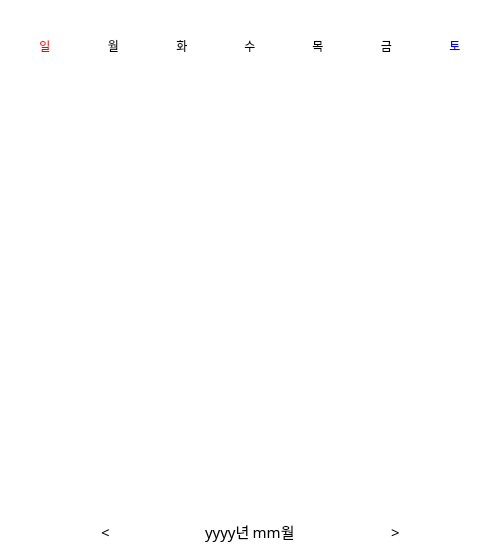
           <widget class="QFrame" name="calendarFrame">
            <property name="sizePolicy">
             <sizepolicy hsizetype="Preferred" vsizetype="Preferred">
              <horstretch>100</horstretch>
              <verstretch>0</verstretch>
             </sizepolicy>
            </property>
            <property name="minimumSize">
             <size>
              <width>500</width>
              <height>555</height>
             </size>
            </property>
            <property name="styleSheet">
             <string notr="true">background-color: rgb(255, 255, 255);
border-radius: 0px;
font: 75 11pt &quot;나눔고딕 ExtraBold&quot;;</string>
            </property>
            <property name="frameShape">
             <enum>QFrame::StyledPanel</enum>
            </property>
            <property name="frameShadow">
             <enum>QFrame::Raised</enum>
            </property>
            <layout class="QGridLayout" name="gridLayout_3">
             <item row="1" column="3">
              <widget class="QLabel" name="yearNdate">
               <property name="font">
                <font>
                 <family>나눔고딕 ExtraBold</family>
                 <pointsize>11</pointsize>
                 <weight>9</weight>
                 <italic>false</italic>
                 <bold>false</bold>
                </font>
               </property>
               <property name="toolTipDuration">
                <number>-4</number>
               </property>
               <property name="styleSheet">
                <string notr="true">background-color: 255, 255, 255</string>
               </property>
               <property name="text">
                <string>yyyy년 mm월</string>
               </property>
               <property name="alignment">
                <set>Qt::AlignLeading|Qt::AlignLeft|Qt::AlignVCenter</set>
               </property>
              </widget>
             </item>
             <item row="1" column="5">
              <widget class="QPushButton" name="goNext">
               <property name="sizePolicy">
                <sizepolicy hsizetype="Fixed" vsizetype="Fixed">
                 <horstretch>0</horstretch>
                 <verstretch>0</verstretch>
                </sizepolicy>
               </property>
               <property name="minimumSize">
                <size>
                 <width>25</width>
                 <height>25</height>
                </size>
               </property>
               <property name="maximumSize">
                <size>
                 <width>25</width>
                 <height>25</height>
                </size>
               </property>
               <property name="font">
                <font>
                 <family>나눔고딕 ExtraBold</family>
                 <pointsize>11</pointsize>
                 <weight>9</weight>
                 <italic>false</italic>
                 <bold>false</bold>
                </font>
               </property>
               <property name="styleSheet">
                <string notr="true">QPushButton{
background-color : rgb(255, 255, 255);
border: rgb(255, 255, 255);
}
QPushButton:hover{
background-color: rgb(197, 197, 197);
border-radius: 12px;
}</string>
               </property>
               <property name="text">
                <string>&gt;</string>
               </property>
              </widget>
             </item>
             <item row="1" column="6">
              <spacer name="horizontalSpacer_5">
               <property name="orientation">
                <enum>Qt::Horizontal</enum>
               </property>
               <property name="sizeHint" stdset="0">
                <size>
                 <width>40</width>
                 <height>20</height>
                </size>
               </property>
              </spacer>
             </item>
             <item row="1" column="1">
              <widget class="QPushButton" name="goPrev">
               <property name="sizePolicy">
                <sizepolicy hsizetype="Fixed" vsizetype="Fixed">
                 <horstretch>0</horstretch>
                 <verstretch>0</verstretch>
                </sizepolicy>
               </property>
               <property name="minimumSize">
                <size>
                 <width>25</width>
                 <height>25</height>
                </size>
               </property>
               <property name="maximumSize">
                <size>
                 <width>25</width>
                 <height>25</height>
                </size>
               </property>
               <property name="font">
                <font>
                 <family>나눔고딕 ExtraBold</family>
                 <pointsize>11</pointsize>
                 <weight>9</weight>
                 <italic>false</italic>
                 <bold>false</bold>
                </font>
               </property>
               <property name="styleSheet">
                <string notr="true">QPushButton{
background-color : rgb(255, 255, 255);
border: rgb(255, 255, 255);
}
QPushButton:hover{
background-color: rgb(197, 197, 197);
border-radius: 12px;
}</string>
               </property>
               <property name="text">
                <string>&lt;</string>
               </property>
              </widget>
             </item>
             <item row="1" column="4">
              <spacer name="horizontalSpacer_7">
               <property name="orientation">
                <enum>Qt::Horizontal</enum>
               </property>
               <property name="sizeHint" stdset="0">
                <size>
                 <width>40</width>
                 <height>20</height>
                </size>
               </property>
              </spacer>
             </item>
             <item row="1" column="0">
              <spacer name="horizontalSpacer_4">
               <property name="orientation">
                <enum>Qt::Horizontal</enum>
               </property>
               <property name="sizeHint" stdset="0">
                <size>
                 <width>40</width>
                 <height>20</height>
                </size>
               </property>
              </spacer>
             </item>
             <item row="1" column="2">
              <spacer name="horizontalSpacer_6">
               <property name="orientation">
                <enum>Qt::Horizontal</enum>
               </property>
               <property name="sizeHint" stdset="0">
                <size>
                 <width>40</width>
                 <height>20</height>
                </size>
               </property>
              </spacer>
             </item>
             <item row="0" column="0" colspan="7">
              <layout class="QGridLayout" name="calendar">
               <property name="spacing">
                <number>0</number>
               </property>
               <item row="5" column="1">
                <widget class="QLabel" name="c4_1">
                 <property name="text">
                  <string/>
                 </property>
                </widget>
               </item>
               <item row="6" column="2">
                <widget class="QLabel" name="c5_2">
                 <property name="text">
                  <string/>
                 </property>
                </widget>
               </item>
               <item row="5" column="0">
                <widget class="QLabel" name="c4_0">
                 <property name="styleSheet">
                  <string notr="true">color: rgb(255, 0, 0);</string>
                 </property>
                 <property name="text">
                  <string/>
                 </property>
                </widget>
               </item>
               <item row="0" column="4">
                <widget class="QLabel" name="thur">
                 <property name="text">
                  <string>목</string>
                 </property>
                 <property name="alignment">
                  <set>Qt::AlignCenter</set>
                 </property>
                </widget>
               </item>
               <item row="3" column="3">
                <widget class="QLabel" name="c2_3">
                 <property name="text">
                  <string/>
                 </property>
                </widget>
               </item>
               <item row="3" column="1">
                <widget class="QLabel" name="c2_1">
                 <property name="text">
                  <string/>
                 </property>
                </widget>
               </item>
               <item row="1" column="2">
                <widget class="QLabel" name="c0_2">
                 <property name="text">
                  <string/>
                 </property>
                 <property name="alignment">
                  <set>Qt::AlignCenter</set>
                 </property>
                </widget>
               </item>
               <item row="1" column="3">
                <widget class="QLabel" name="c0_3">
                 <property name="styleSheet">
                  <string notr="true">font: 75 11pt &quot;나눔고딕 ExtraBold&quot;;</string>
                 </property>
                 <property name="text">
                  <string/>
                 </property>
                </widget>
               </item>
               <item row="1" column="5">
                <widget class="QLabel" name="c0_5">
                 <property name="text">
                  <string/>
                 </property>
                </widget>
               </item>
               <item row="3" column="0">
                <widget class="QLabel" name="c2_0">
                 <property name="styleSheet">
                  <string notr="true">color: rgb(255, 0, 0);</string>
                 </property>
                 <property name="text">
                  <string/>
                 </property>
                </widget>
               </item>
               <item row="0" column="5">
                <widget class="QLabel" name="fri">
                 <property name="text">
                  <string>금</string>
                 </property>
                 <property name="alignment">
                  <set>Qt::AlignCenter</set>
                 </property>
                </widget>
               </item>
               <item row="1" column="4">
                <widget class="QLabel" name="c0_4">
                 <property name="text">
                  <string/>
                 </property>
                </widget>
               </item>
               <item row="0" column="6">
                <widget class="QLabel" name="sat">
                 <property name="styleSheet">
                  <string notr="true">color: rgb(0, 0, 255);</string>
                 </property>
                 <property name="text">
                  <string>토</string>
                 </property>
                 <property name="alignment">
                  <set>Qt::AlignCenter</set>
                 </property>
                </widget>
               </item>
               <item row="3" column="2">
                <widget class="QLabel" name="c2_2">
                 <property name="text">
                  <string/>
                 </property>
                </widget>
               </item>
               <item row="3" column="4">
                <widget class="QLabel" name="c2_4">
                 <property name="text">
                  <string/>
                 </property>
                </widget>
               </item>
               <item row="2" column="0">
                <widget class="QLabel" name="c1_0">
                 <property name="styleSheet">
                  <string notr="true">color: rgb(255, 0, 0);</string>
                 </property>
                 <property name="text">
                  <string/>
                 </property>
                </widget>
               </item>
               <item row="3" column="6">
                <widget class="QLabel" name="c2_6">
                 <property name="styleSheet">
                  <string notr="true">color: rgb(0, 0, 255);</string>
                 </property>
                 <property name="text">
                  <string/>
                 </property>
                </widget>
               </item>
               <item row="2" column="1">
                <widget class="QLabel" name="c1_1">
                 <property name="text">
                  <string/>
                 </property>
                </widget>
               </item>
               <item row="2" column="6">
                <widget class="QLabel" name="c1_6">
                 <property name="styleSheet">
                  <string notr="true">color: rgb(0, 0, 255);</string>
                 </property>
                 <property name="text">
                  <string/>
                 </property>
                </widget>
               </item>
               <item row="2" column="4">
                <widget class="QLabel" name="c1_4">
                 <property name="text">
                  <string/>
                 </property>
                </widget>
               </item>
               <item row="1" column="1">
                <widget class="QLabel" name="c0_1">
                 <property name="text">
                  <string/>
                 </property>
                 <property name="alignment">
                  <set>Qt::AlignCenter</set>
                 </property>
                </widget>
               </item>
               <item row="0" column="1">
                <widget class="QLabel" name="mon">
                 <property name="text">
                  <string>월</string>
                 </property>
                 <property name="alignment">
                  <set>Qt::AlignCenter</set>
                 </property>
                </widget>
               </item>
               <item row="4" column="0">
                <widget class="QLabel" name="c3_0">
                 <property name="styleSheet">
                  <string notr="true">color: rgb(255, 0, 0);</string>
                 </property>
                 <property name="text">
                  <string/>
                 </property>
                </widget>
               </item>
               <item row="0" column="0">
                <widget class="QLabel" name="sun">
                 <property name="sizePolicy">
                  <sizepolicy hsizetype="Preferred" vsizetype="Fixed">
                   <horstretch>0</horstretch>
                   <verstretch>0</verstretch>
                  </sizepolicy>
                 </property>
                 <property name="minimumSize">
                  <size>
                   <width>0</width>
                   <height>70</height>
                  </size>
                 </property>
                 <property name="styleSheet">
                  <string notr="true">color: rgb(255, 0, 0);</string>
                 </property>
                 <property name="text">
                  <string>일</string>
                 </property>
                 <property name="alignment">
                  <set>Qt::AlignCenter</set>
                 </property>
                </widget>
               </item>
               <item row="0" column="3">
                <widget class="QLabel" name="wed">
                 <property name="styleSheet">
                  <string notr="true"/>
                 </property>
                 <property name="text">
                  <string>수</string>
                 </property>
                 <property name="alignment">
                  <set>Qt::AlignCenter</set>
                 </property>
                </widget>
               </item>
               <item row="2" column="2">
                <widget class="QLabel" name="c1_2">
                 <property name="text">
                  <string/>
                 </property>
                </widget>
               </item>
               <item row="2" column="3">
                <widget class="QLabel" name="c1_3">
                 <property name="text">
                  <string/>
                 </property>
                </widget>
               </item>
               <item row="0" column="2">
                <widget class="QLabel" name="tus">
                 <property name="text">
                  <string>화</string>
                 </property>
                 <property name="alignment">
                  <set>Qt::AlignCenter</set>
                 </property>
                </widget>
               </item>
               <item row="4" column="1">
                <widget class="QLabel" name="c3_1">
                 <property name="text">
                  <string/>
                 </property>
                </widget>
               </item>
               <item row="4" column="4">
                <widget class="QLabel" name="c3_4">
                 <property name="text">
                  <string/>
                 </property>
                </widget>
               </item>
               <item row="4" column="2">
                <widget class="QLabel" name="c3_2">
                 <property name="text">
                  <string/>
                 </property>
                </widget>
               </item>
               <item row="4" column="5">
                <widget class="QLabel" name="c3_5">
                 <property name="text">
                  <string/>
                 </property>
                </widget>
               </item>
               <item row="4" column="6">
                <widget class="QLabel" name="c3_6">
                 <property name="styleSheet">
                  <string notr="true">color: rgb(0, 0, 255);</string>
                 </property>
                 <property name="text">
                  <string/>
                 </property>
                </widget>
               </item>
               <item row="4" column="3">
                <widget class="QLabel" name="c3_3">
                 <property name="text">
                  <string/>
                 </property>
                </widget>
               </item>
               <item row="5" column="3">
                <widget class="QLabel" name="c4_3">
                 <property name="text">
                  <string/>
                 </property>
                </widget>
               </item>
               <item row="5" column="2">
                <widget class="QLabel" name="c4_2">
                 <property name="text">
                  <string/>
                 </property>
                </widget>
               </item>
               <item row="5" column="4">
                <widget class="QLabel" name="c4_4">
                 <property name="text">
                  <string/>
                 </property>
                </widget>
               </item>
               <item row="5" column="5">
                <widget class="QLabel" name="c4_5">
                 <property name="text">
                  <string/>
                 </property>
                </widget>
               </item>
               <item row="5" column="6">
                <widget class="QLabel" name="c4_6">
                 <property name="styleSheet">
                  <string notr="true">color: rgb(0, 0, 255);</string>
                 </property>
                 <property name="text">
                  <string/>
                 </property>
                </widget>
               </item>
               <item row="6" column="0">
                <widget class="QLabel" name="c5_0">
                 <property name="styleSheet">
                  <string notr="true">color: rgb(255, 0, 0);</string>
                 </property>
                 <property name="text">
                  <string/>
                 </property>
                </widget>
               </item>
               <item row="6" column="1">
                <widget class="QLabel" name="c5_1">
                 <property name="text">
                  <string/>
                 </property>
                </widget>
               </item>
               <item row="6" column="3">
                <widget class="QLabel" name="c5_3">
                 <property name="text">
                  <string/>
                 </property>
                </widget>
               </item>
               <item row="6" column="4">
                <widget class="QLabel" name="c5_4">
                 <property name="text">
                  <string/>
                 </property>
                </widget>
               </item>
               <item row="6" column="5">
                <widget class="QLabel" name="c5_5">
                 <property name="text">
                  <string/>
                 </property>
                </widget>
               </item>
               <item row="6" column="6">
                <widget class="QLabel" name="c5_6">
                 <property name="styleSheet">
                  <string notr="true">color: rgb(0, 0, 255);</string>
                 </property>
                 <property name="text">
                  <string/>
                 </property>
                </widget>
               </item>
               <item row="1" column="0">
                <widget class="QLabel" name="c0_0">
                 <property name="styleSheet">
                  <string notr="true">color: rgb(255, 0, 0);</string>
                 </property>
                 <property name="text">
                  <string/>
                 </property>
                 <property name="alignment">
                  <set>Qt::AlignCenter</set>
                 </property>
                </widget>
               </item>
               <item row="1" column="6">
                <widget class="QLabel" name="c0_6">
                 <property name="styleSheet">
                  <string notr="true">color: rgb(0, 0, 255);</string>
                 </property>
                 <property name="text">
                  <string/>
                 </property>
                </widget>
               </item>
               <item row="2" column="5">
                <widget class="QLabel" name="c1_5">
                 <property name="text">
                  <string/>
                 </property>
                </widget>
               </item>
               <item row="3" column="5">
                <widget class="QLabel" name="c2_5">
                 <property name="text">
                  <string/>
                 </property>
                </widget>
               </item>
              </layout>
             </item>
            </layout>
           </widget>
